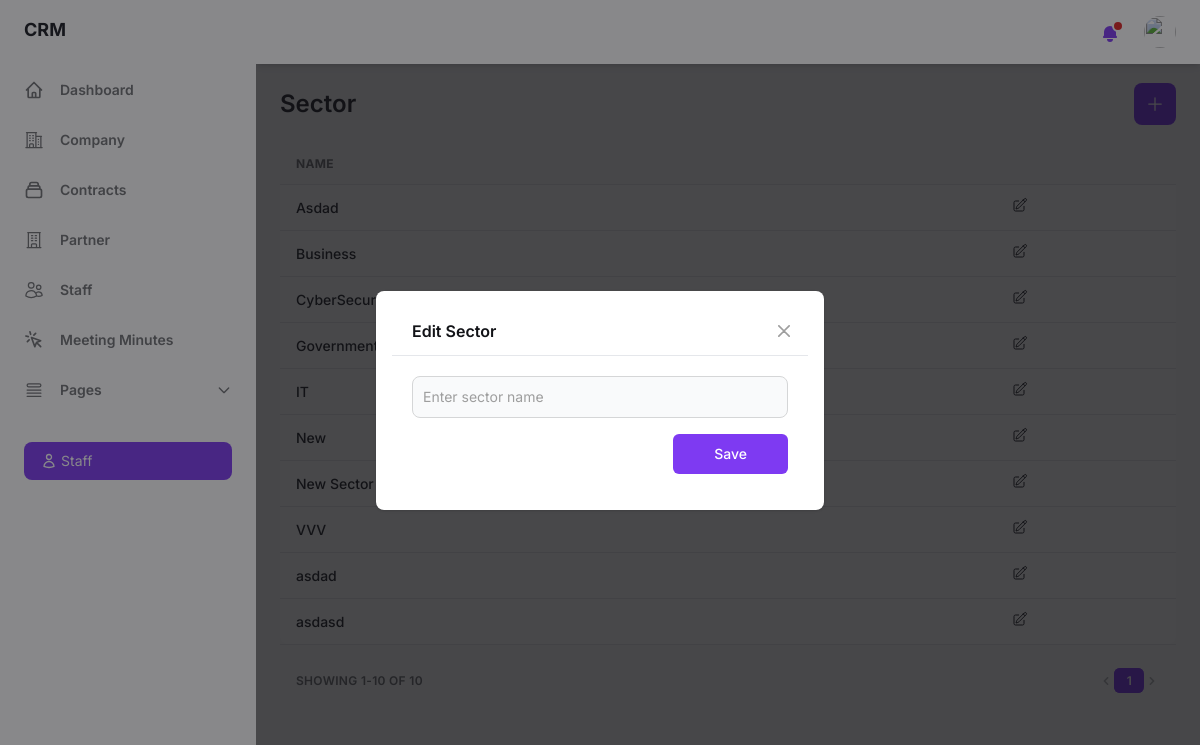
The page /sector/ (signed in) on the database as committed earlier.
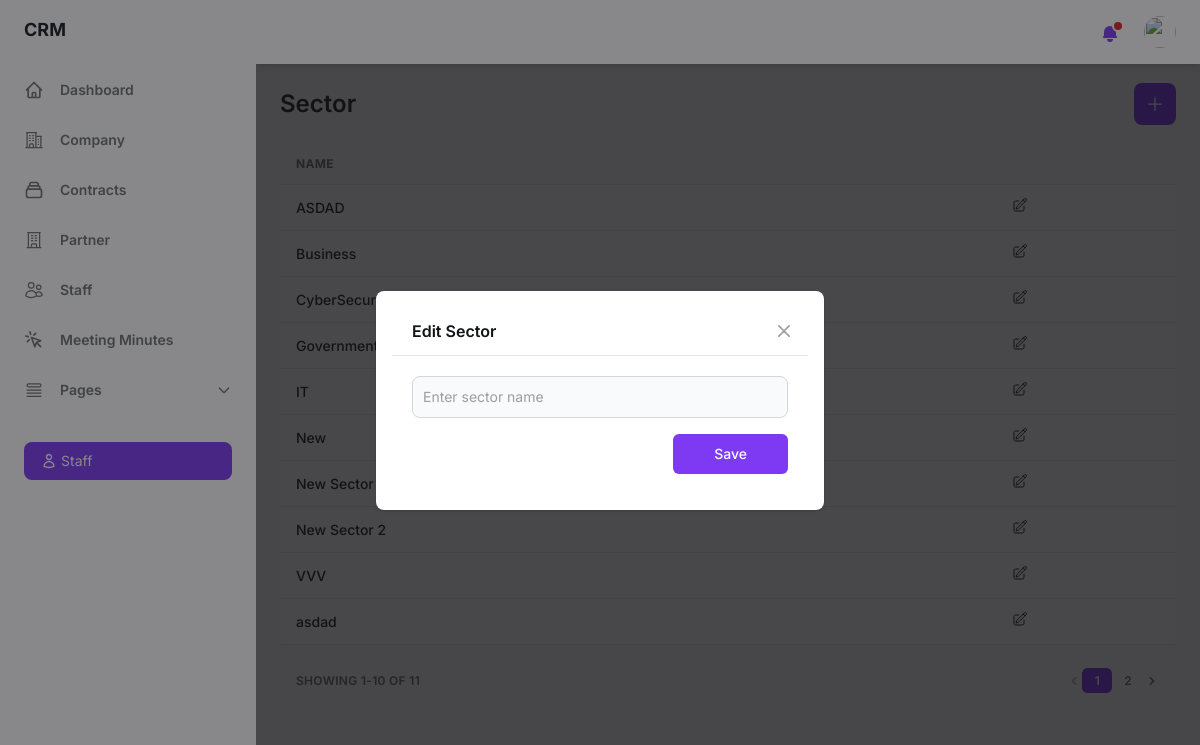
The same page on the database as committed later.
### crm_app/models.py (models this page shows, shortened)
class Sector(models.Model):
    sector_name = models.CharField(max_length=100, unique=True)

### crm_app/views.py (the view)
# urls.py: path('sector/', views.sector, name='sector'),
def sector(request):
    if 'staff_id' not in request.session:
        return redirect('login')
    staff_id = request.session.get('staff_id')
    user = Staff.objects.get(id=staff_id)
    sectors = Sector.objects.order_by('sector_name')
    sector_count = Sector.objects.count()
    paginator = Paginator(sectors, 10)
    page = request.GET.get('page')
    try:
        sectors_page = paginator.page(page)
    except PageNotAnInteger:
        sectors_page = paginator.page(1)
    except EmptyPage:
        sectors_page = paginator.page(paginator.num_pages)
    context = {'sectors': sectors, 'sector_count': sector_count, 'sectors': sectors_page, 'paginator': paginator, 'page_obj': sectors_page, 'user': user}
    return render(request, 'sector.html', context)

### templates/sector.html (shortened to what the changed rows need)
{% load static %}
<!DOCTYPE html>
<html :class="{ 'theme-dark': dark }" x-data="data()" lang="en">
<head>
    <link rel="stylesheet" href="{% static 'css/tailwind.output.css' %}" />
</head>
<body>
    <div class="flex h-screen bg-gray-50 dark:bg-gray-900" :class="{ 'overflow-hidden': isSideMenuOpen }">
        <div class="flex flex-col flex-1 w-full">
            <main class="h-full overflow-y-auto">
                <div class="container px-6 mx-auto grid">
                    <div class="grid gap-4 md:grid-cols-2">
                        <h2 class="my-6 text-2xl font-semibold text-gray-700 dark:text-gray-200">Sector</h2>
                    </div>
                    <div class="w-full overflow-hidden rounded-lg shadow-xs">
                        <div class="w-full overflow-x-auto">
                            <table class="w-full whitespace-no-wrap">
                                <thead>
                                    <tr class="text-xs font-semibold tracking-wide text-left text-gray-500 uppercase border-b dark:border-gray-700 bg-gray-50 dark:text-gray-400 dark:bg-gray-800">
                                        <th class="px-4 py-3">Name</th>
                                        <th class="px-4 py-3"></th>
                                    </tr>
                                </thead>
                                <tbody class="bg-white divide-y dark:divide-gray-700 dark:bg-gray-800">
                                    {% for sector in sectors %}
                                    <tr class="text-gray-700 dark:text-gray-400">
                                        <td class="px-4 py-3">
                                            <p class="font-medium text-sm">{{ sector.sector_name }}</p>
                                        </td>
                                        <td class="px-4 py-3 text-sm">
                                            <button type="button" id="edit-sector-button-{{ sector.id }}" x-on:click="openEditModal({{ sector.id }}, '{{ sector.sector_name }}')" data-modal-target="sector-edit-crud-modal" data-modal-toggle="sector-edit-crud-modal">
                                            </button>
                                        </td>
                                    </tr>
                                    {% empty %}
                                    <tr>
                                        <td colspan="5" class="font-medium text-sm text-center">No sectors found.</td>
                                    </tr>
                                    {% endfor %}
                                </tbody>
                            </table>
                        </div>
                    </div>
                    <div class="grid px-4 py-3 text-xs font-semibold tracking-wide text-gray-500 uppercase border-t dark:border-gray-700 bg-gray-50 sm:grid-cols-9 dark:text-gray-400 dark:bg-gray-800">
                        <span class="flex items-center col-span-3">Showing {{ page_obj.start_index }}-{{ page_obj.end_index }} of {{ paginator.count }}</span>
                        <span class="col-span-2"></span>
                        <span class="flex col-span-4 mt-2 sm:mt-auto sm:justify-end">
                            <nav aria-label="Table navigation">
                                <ul class="inline-flex items-center">
                                    {% for num in paginator.page_range %}
                                        {% if num == page_obj.number %}
                                        <li>
                                            <span class="px-3 py-1 text-white transition-colors duration-150 bg-purple-600 border border-r-0 border-purple-600 rounded-md focus:outline-none">{{ num }}</span>
                                        </li>
                                        {% else %}
                                        <li>
                                            <a href="?page={{ num }}" class="px-3 py-1 rounded-md focus:outline-none">{{ num }}</a>
                                        </li>
                                        {% endif %}
                                    {% endfor %}
                                    {% if page_obj.has_next %}
                                    <li>
                                        <a href="?page={{ paginator.num_pages }}" class="px-3 py-1 rounded-md rounded-r-lg focus:outline-none" aria-label="Next">
                                            <svg class="w-4 h-4 fill-current" aria-hidden="true" viewBox="0 0 20 20">
                                                <path d="M7.293 14.707a1 1 0 010-1.414L10.586 10 7.293 6.707a1 1 0 011.414-1.414l4 4a1 1 0 010 1.414l-4 4a1 1 0 01-1.414 0z" clip-rule="evenodd" fill-rule="evenodd"></path>
                                            </svg>
                                        </a>
                                    </li>
                                    {% else %}
                                    <li>
                                        <span class="px-3 py-1 rounded-md rounded-r-lg opacity-50 cursor-not-allowed" aria-label="Next">
                                            <svg class="w-4 h-4 fill-current" aria-hidden="true" viewBox="0 0 20 20">
                                                <path d="M7.293 14.707a1 1 0 010-1.414L10.586 10 7.293 6.707a1 1 0 011.414-1.414l4 4a1 1 0 010 1.414l-4 4a1 1 0 01-1.414 0z" clip-rule="evenodd" fill-rule="evenodd"></path>
                                            </svg>
                                        </span>
                                    </li>
                                    {% endif %}
                                </ul>
                            </nav>
                        </span>
                    </div>
                </div>
            </main>
        </div>
    </div>
</body>
</html>

Rows that differ between the two databases and show on the page:
no longer on this page (row unchanged): Sector: sector_name "asdasd"
changed Sector: sector_name "Asdad" → "ASDAD"
added Sector: sector_name "New Sector 2"
Other text that changed with them:
{{ paginator.count }}: "10" → "11"
new list line: "2"
